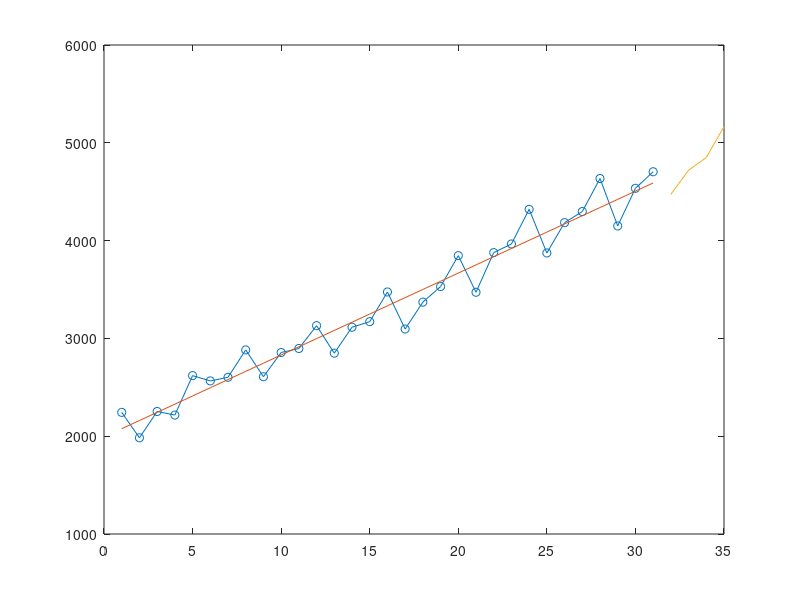

Write the MATLAB code that produced this figure.
X=[2243.8,1983.8,2252.8,2216.2,2619.6,2565.1,2602.4...
    2882.3,2607.99,2855.71,2896.8,3130.1,2849.2,3114.4,3171.3...
    3474.71,3096.09,3370.83,3529.82,3846.32,3471.85,3877.22,3965.5...
    4320.13,3873.64,4183.43,4297.1,4634.7,4149.6,4534.7,4704];
%数据为我国2006-2013年各季城镇居民人均消费支出
t=1:length(X);
plot(t,X,'-o')
xlabel('时间/季度')
ylabel('人均消费性支出/元')

%计算各年同季平均数
r1=mean(X(1:4:length(X)));
r2=mean(X(2:4:length(X)));
r3=mean(X(3:4:length(X)));
r4=mean(X(4:4:length(X)));
r=[r1,r2,r3,r4]   %各年同季平均
%计算趋势预测值
p=polyfit(t,X,1)   %拟合的长期趋势参数
T=polyval(p,t)     %计算长期趋势预测值
%计算趋势值各年同季平均
R1=mean(T(1:4:length(T)));
R2=mean(T(2:4:length(T)));
R3=mean(T(3:4:length(T)));
R4=mean(T(4:4:length(T))); 
R=[R1,R2,R3,R4]    %趋势值各年同季平均
%计算并调整趋势季节指数
k=r./R            %趋势季节指数
K=4/sum(k)*k      %调整趋势季节指数
%预测未来各季度销售量
t1=length(X)+1:length(X)+4  %2014年1~4季度时间
Y=K.*polyval(p,t1)          %计算2014年预测值
plot(t,X,'-o',t,T,t1,Y)